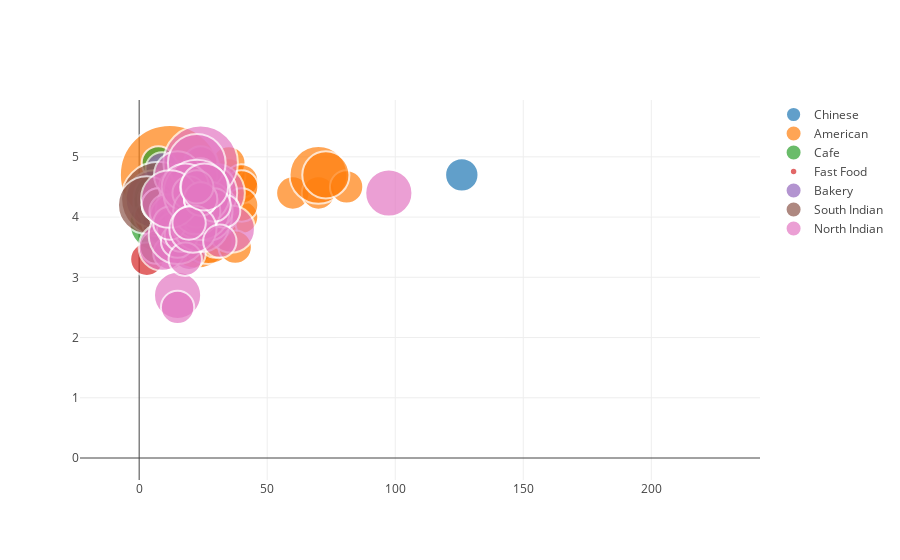

Notebook cell for this chart:
### Code cell
iplot(data)

### Figure 1 — Plotly figure (JSON) as saved in the notebook; plotly's stock layout.template omitted (floating-point values rounded to 4 significant figures; data arrays with more than 128 entries replaced by an {"elided": "..."} marker saying what was removed)
{"data": [{"marker": {"line": {"width": 2}, "size": {"elided": "855 int values"}, "sizemode": "area", "sizeref": 1.8, "symbol": "circle"}, "mode": "markers", "name": "Chinese", "text": {"elided": "855 str values"}, "type": "scatter", "x": {"elided": "855 float values"}, "y": {"elided": "855 float values"}}, {"marker": {"line": {"width": 2}, "size": {"elided": "278 int values"}, "sizemode": "area", "sizeref": 1.8, "symbol": "circle"}, "mode": "markers", "name": "American", "text": {"elided": "278 str values"}, "type": "scatter", "x": {"elided": "278 float values"}, "y": {"elided": "278 float values"}}, {"marker": {"line": {"width": 2}, "size": {"elided": "617 int values"}, "sizemode": "area", "sizeref": 1.8, "symbol": "circle"}, "mode": "markers", "name": "Cafe", "text": {"elided": "617 str values"}, "type": "scatter", "x": {"elided": "617 float values"}, "y": {"elided": "617 float values"}}, {"marker": {"line": {"width": 2}, "size": {"elided": "672 int values"}, "sizemode": "area", "sizeref": 1.8, "symbol": "circle"}, "mode": "markers", "name": "Fast Food", "text": {"elided": "672 str values"}, "type": "scatter", "x": {"elided": "672 float values"}, "y": {"elided": "672 float values"}}, {"marker": {"line": {"width": 2}, "size": {"elided": "621 int values"}, "sizemode": "area", "sizeref": 1.8, "symbol": "circle"}, "mode": "markers", "name": "Bakery", "text": {"elided": "621 str values"}, "type": "scatter", "x": {"elided": "621 float values"}, "y": {"elided": "621 float values"}}, {"marker": {"line": {"width": 2}, "size": {"elided": "262 int values"}, "sizemode": "area", "sizeref": 1.8, "symbol": "circle"}, "mode": "markers", "name": "South Indian", "text": {"elided": "262 str values"}, "type": "scatter", "x": {"elided": "262 float values"}, "y": {"elided": "262 float values"}}, {"marker": {"line": {"width": 2}, "size": {"elided": "2992 int values"}, "sizemode": "area", "sizeref": 1.8, "symbol": "circle"}, "mode": "markers", "name": "North Indian", "text": {"elided": "2992 str values"}, "type": "scatter", "x": {"elided": "2992 float values"}, "y": {"elided": "2992 float values"}}], "layout": {}}
